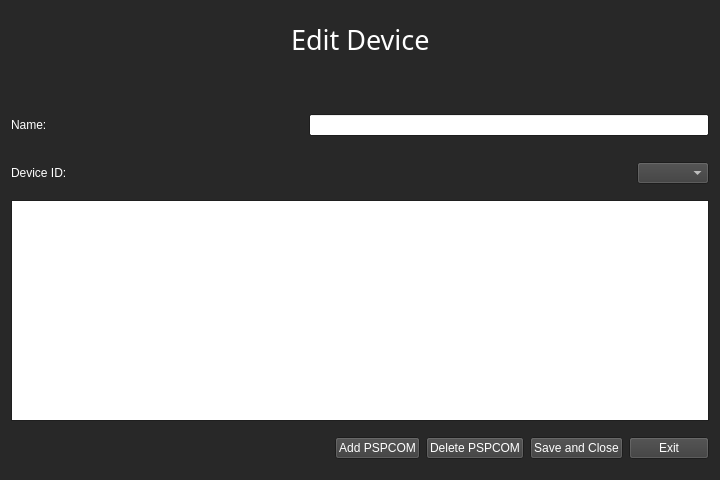
<?xml version="1.0" encoding="UTF-8"?>
<ui version="4.0">
 <class>EditDevice</class>
 <widget class="QWidget" name="EditDevice">
  <property name="geometry">
   <rect>
    <x>0</x>
    <y>0</y>
    <width>720</width>
    <height>480</height>
   </rect>
  </property>
  <property name="palette">
   <palette>
    <active>
     <colorrole role="WindowText">
      <brush brushstyle="SolidPattern">
       <color alpha="255">
        <red>255</red>
        <green>255</green>
        <blue>255</blue>
       </color>
      </brush>
     </colorrole>
     <colorrole role="Button">
      <brush brushstyle="SolidPattern">
       <color alpha="255">
        <red>60</red>
        <green>60</green>
        <blue>60</blue>
       </color>
      </brush>
     </colorrole>
     <colorrole role="Text">
      <brush brushstyle="SolidPattern">
       <color alpha="255">
        <red>255</red>
        <green>255</green>
        <blue>255</blue>
       </color>
      </brush>
     </colorrole>
     <colorrole role="ButtonText">
      <brush brushstyle="SolidPattern">
       <color alpha="255">
        <red>255</red>
        <green>255</green>
        <blue>255</blue>
       </color>
      </brush>
     </colorrole>
     <colorrole role="Window">
      <brush brushstyle="SolidPattern">
       <color alpha="255">
        <red>40</red>
        <green>40</green>
        <blue>40</blue>
       </color>
      </brush>
     </colorrole>
    </active>
    <inactive>
     <colorrole role="WindowText">
      <brush brushstyle="SolidPattern">
       <color alpha="255">
        <red>255</red>
        <green>255</green>
        <blue>255</blue>
       </color>
      </brush>
     </colorrole>
     <colorrole role="Button">
      <brush brushstyle="SolidPattern">
       <color alpha="255">
        <red>60</red>
        <green>60</green>
        <blue>60</blue>
       </color>
      </brush>
     </colorrole>
     <colorrole role="Text">
      <brush brushstyle="SolidPattern">
       <color alpha="255">
        <red>255</red>
        <green>255</green>
        <blue>255</blue>
       </color>
      </brush>
     </colorrole>
     <colorrole role="ButtonText">
      <brush brushstyle="SolidPattern">
       <color alpha="255">
        <red>255</red>
        <green>255</green>
        <blue>255</blue>
       </color>
      </brush>
     </colorrole>
     <colorrole role="Window">
      <brush brushstyle="SolidPattern">
       <color alpha="255">
        <red>40</red>
        <green>40</green>
        <blue>40</blue>
       </color>
      </brush>
     </colorrole>
    </inactive>
    <disabled>
     <colorrole role="Button">
      <brush brushstyle="SolidPattern">
       <color alpha="255">
        <red>60</red>
        <green>60</green>
        <blue>60</blue>
       </color>
      </brush>
     </colorrole>
     <colorrole role="Base">
      <brush brushstyle="SolidPattern">
       <color alpha="255">
        <red>40</red>
        <green>40</green>
        <blue>40</blue>
       </color>
      </brush>
     </colorrole>
     <colorrole role="Window">
      <brush brushstyle="SolidPattern">
       <color alpha="255">
        <red>40</red>
        <green>40</green>
        <blue>40</blue>
       </color>
      </brush>
     </colorrole>
    </disabled>
   </palette>
  </property>
  <property name="windowTitle">
   <string>Edit Device</string>
  </property>
  <layout class="QVBoxLayout" name="verticalLayout_2">
   <item>
    <spacer name="verticalSpacer">
     <property name="orientation">
      <enum>Qt::Vertical</enum>
     </property>
     <property name="sizeType">
      <enum>QSizePolicy::Fixed</enum>
     </property>
     <property name="sizeHint" stdset="0">
      <size>
       <width>20</width>
       <height>10</height>
      </size>
     </property>
    </spacer>
   </item>
   <item>
    <layout class="QHBoxLayout" name="horizontalLayout">
     <item>
      <spacer name="horizontalSpacer">
       <property name="orientation">
        <enum>Qt::Horizontal</enum>
       </property>
       <property name="sizeHint" stdset="0">
        <size>
         <width>40</width>
         <height>20</height>
        </size>
       </property>
      </spacer>
     </item>
     <item>
      <widget class="QLabel" name="label">
       <property name="font">
        <font>
         <family>Franklin Gothic Medium</family>
         <pointsize>20</pointsize>
        </font>
       </property>
       <property name="text">
        <string>Edit Device</string>
       </property>
      </widget>
     </item>
     <item>
      <spacer name="horizontalSpacer_2">
       <property name="orientation">
        <enum>Qt::Horizontal</enum>
       </property>
       <property name="sizeHint" stdset="0">
        <size>
         <width>40</width>
         <height>20</height>
        </size>
       </property>
      </spacer>
     </item>
    </layout>
   </item>
   <item>
    <spacer name="verticalSpacer_3">
     <property name="orientation">
      <enum>Qt::Vertical</enum>
     </property>
     <property name="sizeType">
      <enum>QSizePolicy::Fixed</enum>
     </property>
     <property name="sizeHint" stdset="0">
      <size>
       <width>20</width>
       <height>40</height>
      </size>
     </property>
    </spacer>
   </item>
   <item>
    <layout class="QHBoxLayout" name="horizontalLayout_2">
     <property name="topMargin">
      <number>10</number>
     </property>
     <property name="bottomMargin">
      <number>10</number>
     </property>
     <item>
      <widget class="QLabel" name="label_2">
       <property name="text">
        <string>Name:</string>
       </property>
      </widget>
     </item>
     <item>
      <spacer name="horizontalSpacer_3">
       <property name="orientation">
        <enum>Qt::Horizontal</enum>
       </property>
       <property name="sizeHint" stdset="0">
        <size>
         <width>40</width>
         <height>20</height>
        </size>
       </property>
      </spacer>
     </item>
     <item>
      <widget class="QLineEdit" name="device_name">
       <property name="minimumSize">
        <size>
         <width>400</width>
         <height>0</height>
        </size>
       </property>
       <property name="maximumSize">
        <size>
         <width>400</width>
         <height>16777215</height>
        </size>
       </property>
      </widget>
     </item>
    </layout>
   </item>
   <item>
    <layout class="QHBoxLayout" name="horizontalLayout_5">
     <property name="topMargin">
      <number>10</number>
     </property>
     <property name="bottomMargin">
      <number>10</number>
     </property>
     <item>
      <widget class="QLabel" name="label_3">
       <property name="text">
        <string>Device ID:</string>
       </property>
      </widget>
     </item>
     <item>
      <spacer name="horizontalSpacer_5">
       <property name="orientation">
        <enum>Qt::Horizontal</enum>
       </property>
       <property name="sizeHint" stdset="0">
        <size>
         <width>40</width>
         <height>20</height>
        </size>
       </property>
      </spacer>
     </item>
     <item>
      <widget class="QComboBox" name="device_id"/>
     </item>
    </layout>
   </item>
   <item>
    <layout class="QHBoxLayout" name="horizontalLayout_4">
     <item>
      <widget class="QTableWidget" name="pspcom_table"/>
     </item>
    </layout>
   </item>
   <item>
    <layout class="QHBoxLayout" name="horizontalLayout_3">
     <property name="topMargin">
      <number>10</number>
     </property>
     <property name="bottomMargin">
      <number>10</number>
     </property>
     <item>
      <spacer name="horizontalSpacer_4">
       <property name="orientation">
        <enum>Qt::Horizontal</enum>
       </property>
       <property name="sizeHint" stdset="0">
        <size>
         <width>40</width>
         <height>20</height>
        </size>
       </property>
      </spacer>
     </item>
     <item>
      <widget class="QPushButton" name="add_pspcom">
       <property name="text">
        <string>Add PSPCOM</string>
       </property>
      </widget>
     </item>
     <item>
      <widget class="QPushButton" name="delete_pspcom">
       <property name="text">
        <string>Delete PSPCOM</string>
       </property>
      </widget>
     </item>
     <item>
      <widget class="QPushButton" name="save_and_close">
       <property name="text">
        <string>Save and Close</string>
       </property>
      </widget>
     </item>
     <item>
      <widget class="QPushButton" name="exit">
       <property name="text">
        <string>Exit</string>
       </property>
      </widget>
     </item>
    </layout>
   </item>
  </layout>
 </widget>
 <resources/>
 <connections/>
</ui>
